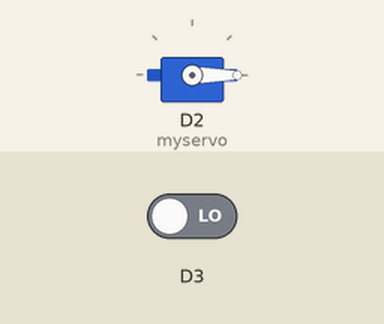
Bench run of a sketch on a simulated ESP8266 (NodeMCU). Parts: servo. Inputs (shaded band) come from the test bench; at power-on: D3 LOW.

Above: at 1.2 s.
1.3 s: D3 driven HIGH
At 2.5 s:
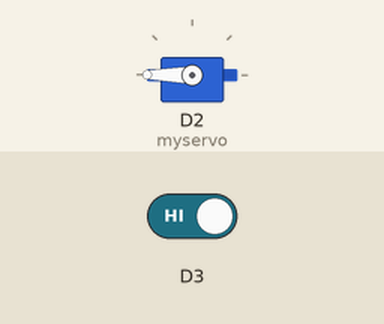
2.8 s: D3 driven LOW
At 3.8 s:
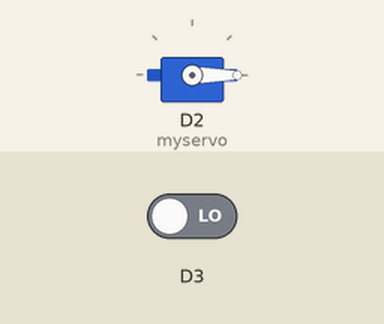
Timing chart, 0 to 5.8 s (numbered marks = the images above; inputs shaded):
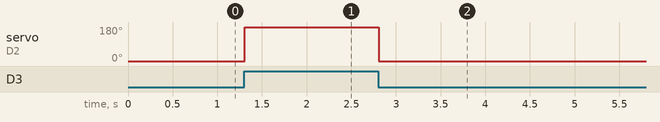

Measured:
- after the input at 1.3 s, servo on D2 (myservo): 0° → 180° at once
- after the input at 2.8 s, servo on D2 (myservo): 180° → 0° at once

The sketch:

servo_test.ino
```cpp
#include <Servo.h>
Servo myservo;
void setup() {
  myservo.attach(D2);
    pinMode(D3,INPUT);

}

void loop()
{
  int button;
  button=digitalRead(D3);
  // put your main code here, to run repeatedly:
if(button==1)
{
  myservo.write(180);
  delay(15);
 }
else if(button==0)
{
  myservo.write(0);
  delay(15);
}
}
```
